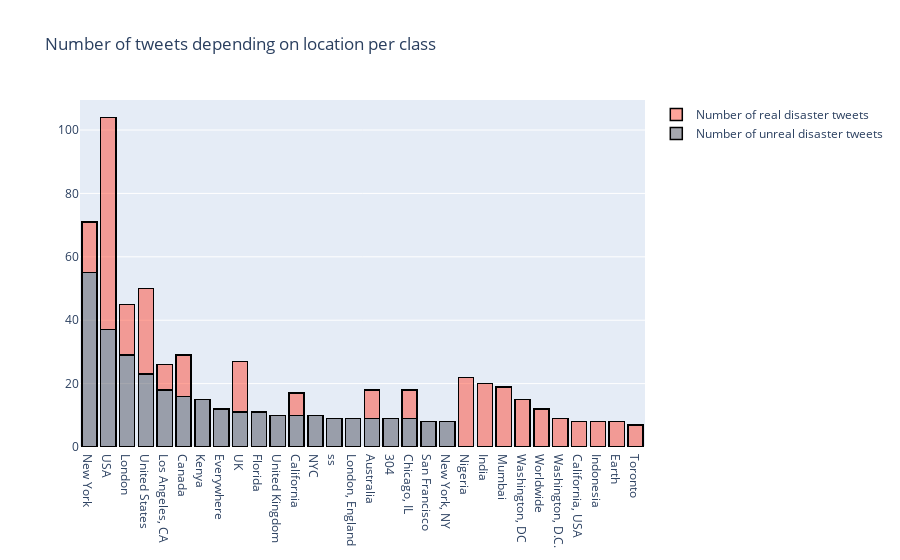

This figure's notebook cell:
### Code cell
#Number of tweets depending on location per class

train1_df = train[train["target"]==1]
train0_df = train[train["target"]==0]
cnt_1 = train1_df['location'].value_counts()
cnt_1.reset_index()
cnt_1 = cnt_1[:20,]

cnt_0 = train0_df['location'].value_counts()
cnt_0.reset_index()
cnt_0 = cnt_0[:20,]

trace1 = go.Bar(
                x = cnt_1.index,
                y = cnt_1.values,
                name = "Number of real disaster tweets",
                marker = dict(color = 'rgba(255, 74, 55, 0.5)',
                             line=dict(color='rgb(0,0,0)',width=1.5)),
                )
trace0 = go.Bar(
                x = cnt_0.index,
                y = cnt_0.values,
                name = "Number of unreal disaster tweets",
                marker = dict(color = 'rgba(79, 82, 97, 0.5)',
                             line=dict(color='rgb(0,0,0)',width=1.5)),
                )


data = [trace0,trace1]
layout = go.Layout(barmode = 'stack',title = 'Number of tweets depending on location per class')
fig = go.Figure(data = data, layout = layout)
py.iplot(fig)

### Figure 1 — Plotly figure (JSON) as saved in the notebook; plotly's stock layout.template omitted (floating-point values rounded to 4 significant figures)
{"data": [{"marker": {"color": "rgba(79, 82, 97, 0.5)", "line": {"color": "rgb(0,0,0)", "width": 1.5}}, "name": "Number of unreal disaster tweets", "type": "bar", "x": ["New York", "USA", "London", "United States", "Los Angeles, CA", "Canada", "Kenya", "Everywhere", "UK", "Florida", "United Kingdom", "California", "NYC", "ss", "London, England", "Australia", "304", "Chicago, IL", "San Francisco", "New York, NY"], "y": [55, 37, 29, 23, 18, 16, 15, 12, 11, 11, 10, 10, 10, 9, 9, 9, 9, 9, 8, 8]}, {"marker": {"color": "rgba(255, 74, 55, 0.5)", "line": {"color": "rgb(0,0,0)", "width": 1.5}}, "name": "Number of real disaster tweets", "type": "bar", "x": ["USA", "United States", "Nigeria", "India", "Mumbai", "UK", "London", "New York", "Washington, DC", "Canada", "Worldwide", "Chicago, IL", "Washington, D.C.", "Australia", "California, USA", "Los Angeles, CA", "Indonesia", "Earth", "Toronto", "California"], "y": [67, 27, 22, 20, 19, 16, 16, 16, 15, 13, 12, 9, 9, 9, 8, 8, 8, 8, 7, 7]}], "layout": {"barmode": "stack", "title": {"text": "Number of tweets depending on location per class"}}}
